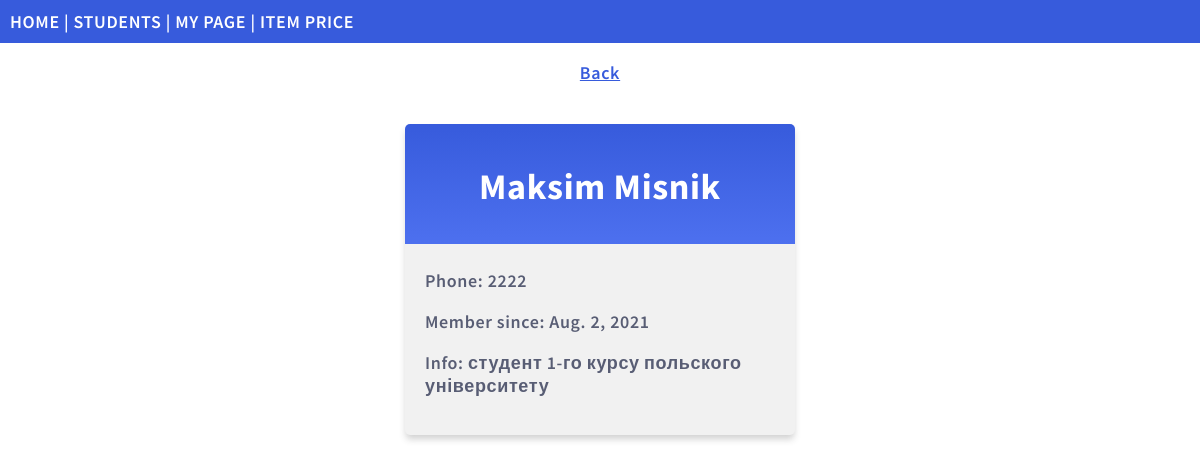
Screenshot of /members/details/3 with the database file from the repository.
### members/models.py (models this page shows, shortened)
class Member(models.Model):
  firstname = models.CharField(max_length=255)
  lastname = models.CharField(max_length=255)
  content=models.TextField(blank=True)
  phone = models.IntegerField(null=True)
  joined_date = models.DateField(null=True)
  photo = models.ImageField(upload_to='images/', blank=True, null=True)

### members/views.py (the view)
# urls.py: path('members/details/<int:id>', views.details, name='details'),
def details(request, id):
    mymember = Member.objects.get(id=id)
    myphoto = Member.objects.all()
    template = loader.get_template('details.html')
    context = {
        'mymember': mymember,
        'myphoto': myphoto,
    }
    return HttpResponse(template.render(context, request))

### members/templates/details.html (shortened to what this page needs)
{% extends "master.html" %}
{% block content %}
  <p align="center"><a href="/members/">Back</a></p>
  <div class="mycard">
    <h1>{{ mymember.firstname }} {{ mymember.lastname }}</h1>
    <p>Phone: {{ mymember.phone }}</p>
    <p>Member since: {{ mymember.joined_date }}</p>
    <p>Info: {{ mymember.content }}</p>
  </div>
{% endblock %}

### mystaticfiles/mystyles.css (style rules this page uses)
body { margin:0; font: 600 18px 'Source Sans Pro', sans-serif; letter-spacing: 0.64px; color: #585d74; }
.mycard { background-color: #f1f1f1; background-image: linear-gradient(to bottom, #375BDC, #4D70EF); background-size: 100% 120px; background-repeat: no-repeat; margin: 40px auto; width: 350px; border-radius: 5px; box-shadow: 0 5px 7px -1px rgba(51, 51, 51, 0.23); padding: 20px; }
.mycard h1 { text-align: center; color:#ffffff; margin:20px 0 60px 0; }
a:link, a:visited { color: #375BDC; }

### rows the page displays
Member: firstname "Maksim", lastname "Misnik", phone "2222", joined_date "Aug. 2, 2021", content "студент 1-го курсу польского університету"
